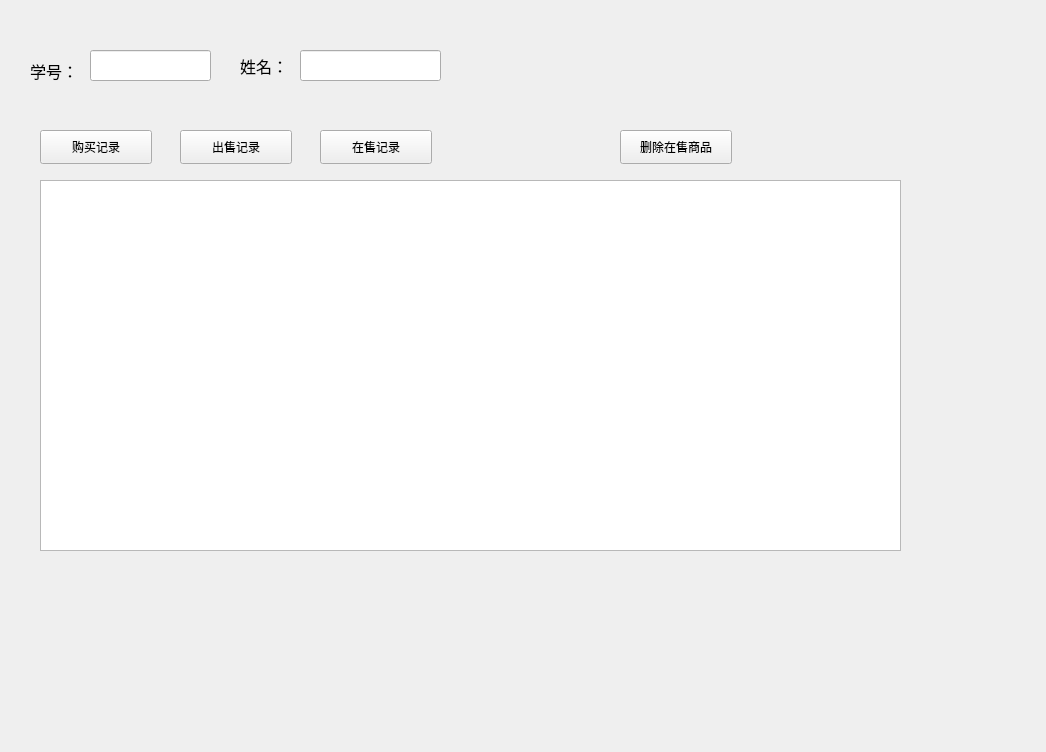
<?xml version="1.0" encoding="UTF-8"?>
<ui version="4.0">
 <class>Tab3</class>
 <widget class="QWidget" name="Tab3">
  <property name="geometry">
   <rect>
    <x>0</x>
    <y>0</y>
    <width>1046</width>
    <height>752</height>
   </rect>
  </property>
  <property name="windowTitle">
   <string>Tab3</string>
  </property>
  <widget class="QLabel" name="label_4">
   <property name="geometry">
    <rect>
     <x>30</x>
     <y>50</y>
     <width>71</width>
     <height>41</height>
    </rect>
   </property>
   <property name="font">
    <font>
     <family>Agency FB</family>
     <pointsize>12</pointsize>
    </font>
   </property>
   <property name="text">
    <string>学号：</string>
   </property>
  </widget>
  <widget class="QLabel" name="label_5">
   <property name="geometry">
    <rect>
     <x>240</x>
     <y>50</y>
     <width>91</width>
     <height>31</height>
    </rect>
   </property>
   <property name="font">
    <font>
     <family>Agency FB</family>
     <pointsize>12</pointsize>
    </font>
   </property>
   <property name="text">
    <string>姓名：</string>
   </property>
  </widget>
  <widget class="QLineEdit" name="SIDEdit">
   <property name="geometry">
    <rect>
     <x>90</x>
     <y>50</y>
     <width>121</width>
     <height>31</height>
    </rect>
   </property>
   <property name="font">
    <font>
     <family>Bahnschrift</family>
     <pointsize>12</pointsize>
     <italic>false</italic>
    </font>
   </property>
  </widget>
  <widget class="QLineEdit" name="SnameEdit">
   <property name="geometry">
    <rect>
     <x>300</x>
     <y>50</y>
     <width>141</width>
     <height>31</height>
    </rect>
   </property>
   <property name="font">
    <font>
     <family>Bahnschrift</family>
     <pointsize>12</pointsize>
    </font>
   </property>
  </widget>
  <widget class="QPushButton" name="purchaseButton">
   <property name="geometry">
    <rect>
     <x>40</x>
     <y>130</y>
     <width>112</width>
     <height>34</height>
    </rect>
   </property>
   <property name="text">
    <string>购买记录</string>
   </property>
  </widget>
  <widget class="QPushButton" name="saleButton">
   <property name="geometry">
    <rect>
     <x>180</x>
     <y>130</y>
     <width>112</width>
     <height>34</height>
    </rect>
   </property>
   <property name="text">
    <string>出售记录</string>
   </property>
  </widget>
  <widget class="QPushButton" name="onSaleButton">
   <property name="geometry">
    <rect>
     <x>320</x>
     <y>130</y>
     <width>112</width>
     <height>34</height>
    </rect>
   </property>
   <property name="text">
    <string>在售记录</string>
   </property>
  </widget>
  <widget class="QTableView" name="tableView">
   <property name="geometry">
    <rect>
     <x>40</x>
     <y>180</y>
     <width>861</width>
     <height>371</height>
    </rect>
   </property>
  </widget>
  <widget class="QPushButton" name="deleteButton">
   <property name="geometry">
    <rect>
     <x>620</x>
     <y>130</y>
     <width>112</width>
     <height>34</height>
    </rect>
   </property>
   <property name="text">
    <string>删除在售商品</string>
   </property>
  </widget>
 </widget>
 <layoutdefault spacing="6" margin="11"/>
 <resources>
  <include location="market.qrc"/>
 </resources>
 <connections/>
</ui>
